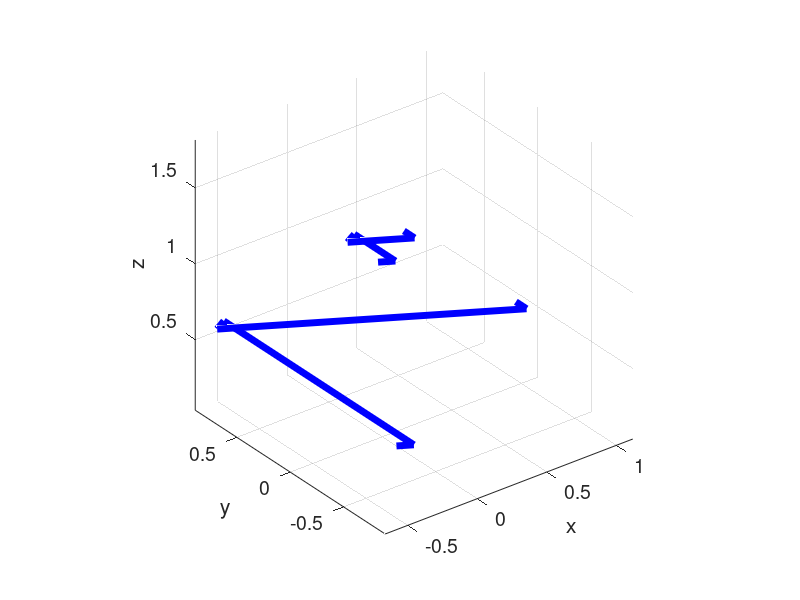

The MATLAB script that drew this image:
function sandbox

% x = [0,1];
% y = [0,1];
% z = [0,1];

% x=[0.9987,0.1936];
% y=[0.0500,0.0500];
% z=[0.5505,1.3000];

x = [

    0.9987    0.1936
    0.9987    0.1936
   -0.5427   -0.1401
   -0.4561   -0.0535
   -0.4561   -0.0535
   -0.5427   -0.1401
];

y =[
    0.0500    0.0500
   -0.0500   -0.0500
    0.8399    0.1427
    0.8899    0.1927
   -0.8899   -0.1927
   -0.8399   -0.1427
   ];


z = [
    0.5505    1.3000
    0.5505    1.3000
    0.5505    1.3000
    0.5505    1.3000
    0.5505    1.3000
    0.5505    1.3000
    ];
    

plot3(x,y,z,'b','LineWidth', 5);

setupgraph();
    function setupgraph
        xlabel('x','FontSize',14);
        ylabel('y','FontSize',14);
        zlabel('z','FontSize',14);
        set(gca,'FontSize',14);
        axis vis3d equal;
        view([-37.5, 30]);
        camlight;
        grid on;
    end

end